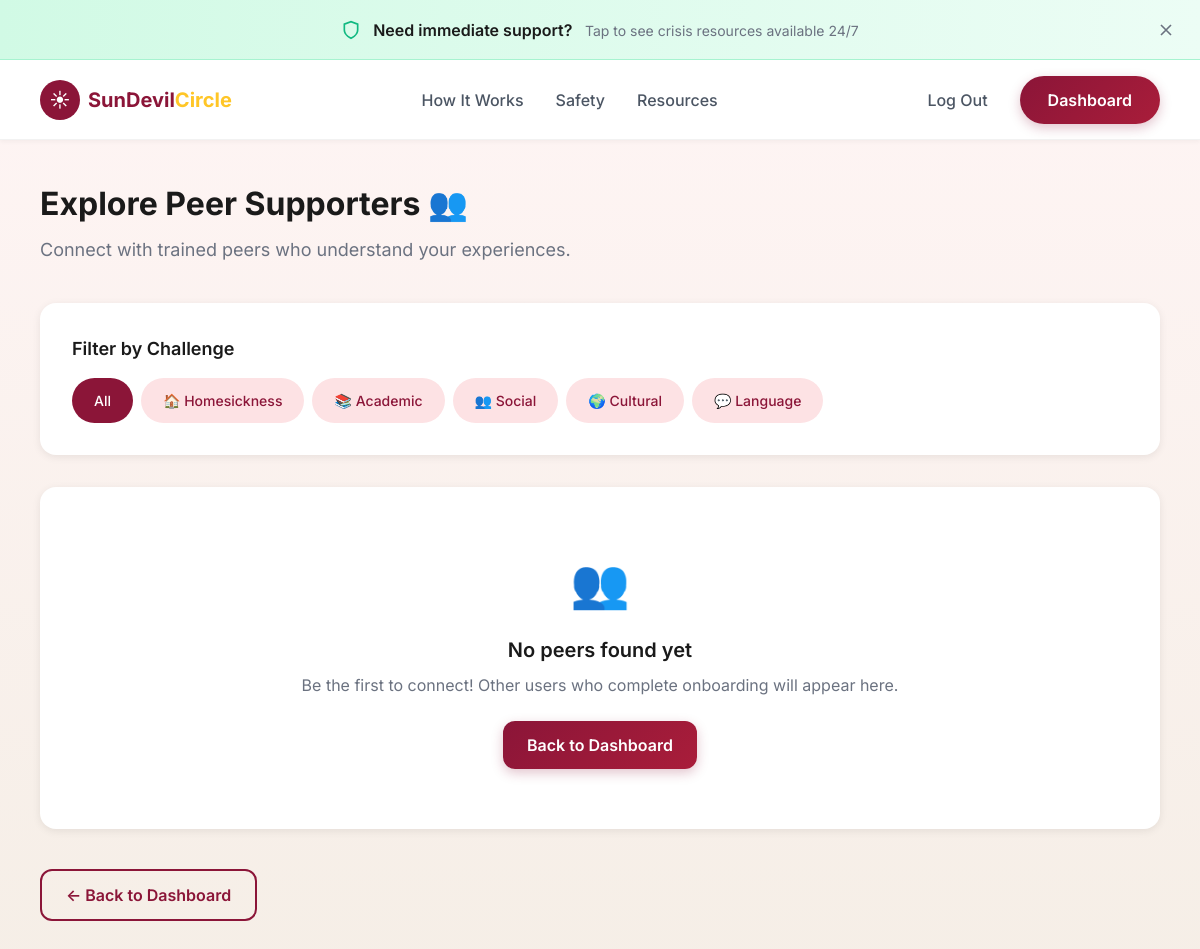
Page /people (signed in) on the earlier database version.
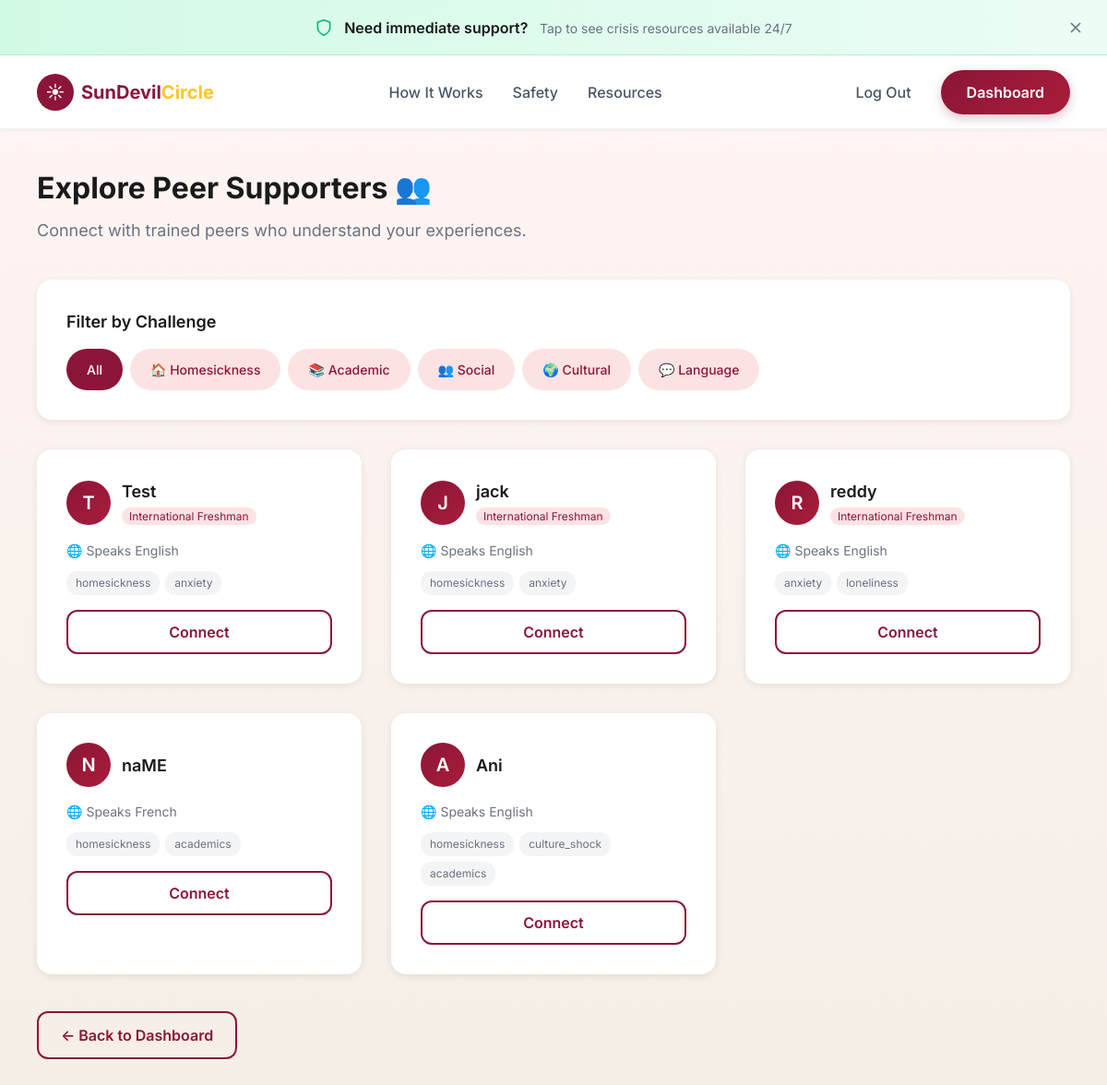
Same page on the later database version.
### tables this page shows
CREATE TABLE profiles (
                user_id INTEGER PRIMARY KEY,
                display_name TEXT,
                is_international_freshman INTEGER DEFAULT 0,
                preferred_language TEXT DEFAULT '',
                primary_challenge TEXT DEFAULT '',
                support_style TEXT DEFAULT 'mixed', support_topics TEXT DEFAULT "", languages TEXT DEFAULT "", cultural_background TEXT DEFAULT "", onboarding_complete INTEGER DEFAULT 0,
                FOREIGN KEY (user_id) REFERENCES users(id)
            );

### app.py (the view, shortened to what this page needs)
@app.route("/people", methods=["GET"])
@login_required
def people():
    if not session.get("display_name"):
        return redirect(url_for("onboarding"))
    user_id = session.get("user_id")
    filter_challenge = request.args.get("filter", "")
    db = get_db()
    all_profiles = db.execute('''
        SELECT p.*, u.username FROM profiles p
        JOIN users u ON p.user_id = u.id
        WHERE p.user_id != ? AND p.display_name IS NOT NULL AND p.display_name != ''
    ''', (user_id,)).fetchall()
    peers = []
    for row in all_profiles:
        challenges = row['primary_challenge'] or ''
        support_topics = row['support_topics'] or ''
        all_challenges = challenges + ',' + support_topics
        peers.append({
            "user_id": row['user_id'],
            "display_name": row['display_name'] or 'Anonymous',
            "is_international_freshman": bool(row['is_international_freshman']),
            "preferred_language": row['preferred_language'] or '',
            "primary_challenge": row['primary_challenge'] or '',
            "support_style": row['support_style'] or 'mixed'
        })
    if user_id:
        similar = get_similar_users(user_id, top_n=10, threshold=0.2)
    incoming_requests = get_pending_requests_for_user(user_id)
    return render_template(
        "people.html",
        peers=peers,
        filter=filter_challenge,
        incoming_requests=incoming_requests,
        username=session.get("username")
    )

### app.py (called while the page is built, shortened)
def get_db():
    db = getattr(g, '_database', None)
    if db is None:
        db = g._database = sqlite3.connect(DATABASE)
        db.row_factory = sqlite3.Row
    return db

@app.teardown_appcontext
def close_connection(exception):
    db = getattr(g, '_database', None)
    if db is not None:
        db.close()

def login_required(f):
    @wraps(f)
    def decorated_function(*args, **kwargs):
        if not session.get("user_id"):
            return redirect(url_for("login"))
        return f(*args, **kwargs)
    return decorated_function

def get_similar_users(user_id, top_n=5, threshold=0.4):
    user_data = user_embeddings.get(user_id)
    if not user_data:
        return []

def get_pending_requests_for_user(user_id):
    return pending_requests.get(user_id, [])

### templates/people.html (shortened to what this page needs)
{% extends "base.html" %}
{% block content %}
<div class="container" style="padding-top: 180px; padding-bottom: 80px;">
    <div style="margin-bottom: 40px;">
        <h1 style="font-size: 32px; font-weight: 700; color: var(--text-primary);">Explore Peer Supporters 👥</h1>
        <p style="color: var(--text-secondary); margin-top: 8px; font-size: 18px;">Connect with trained peers who
            understand your experiences.</p>
    </div>
    <div class="card" style="margin-bottom: 32px;">
        <h3 style="font-size: 18px; font-weight: 600; margin-bottom: 16px;">Filter by Challenge</h3>
        <div style="display: flex; flex-wrap: wrap; gap: 8px;">
            <a href="{{ url_for('people') }}" class="group-tag-btn"
                style="{{ 'background: var(--primary-maroon); color: white;' if not filter else '' }}">All</a>
            <a href="{{ url_for('people', filter='homesickness') }}" class="group-tag-btn"
                style="{{ 'background: var(--primary-maroon); color: white;' if filter == 'homesickness' else '' }}">🏠
                Homesickness</a>
            <a href="{{ url_for('people', filter='academic') }}" class="group-tag-btn"
                style="{{ 'background: var(--primary-maroon); color: white;' if filter == 'academic' else '' }}">📚
                Academic</a>
            <a href="{{ url_for('people', filter='social') }}" class="group-tag-btn"
                style="{{ 'background: var(--primary-maroon); color: white;' if filter == 'social' else '' }}">👥
                Social</a>
            <a href="{{ url_for('people', filter='cultural') }}" class="group-tag-btn"
                style="{{ 'background: var(--primary-maroon); color: white;' if filter == 'cultural' else '' }}">🌍
                Cultural</a>
            <a href="{{ url_for('people', filter='language') }}" class="group-tag-btn"
                style="{{ 'background: var(--primary-maroon); color: white;' if filter == 'language' else '' }}">💬
                Language</a>
        </div>
    </div>
    {% if peers and peers|length > 0 %}
    <div class="steps-grid">
        {% for peer in peers %}
        <div class="step-card">
            <div style="display: flex; align-items: center; gap: 12px; margin-bottom: 16px;">
                <div
                    style="width: 48px; height: 48px; background: linear-gradient(135deg, #8B1538, #A91D3A); border-radius: 50%; display: flex; align-items: center; justify-content: center; color: white; font-size: 20px; font-weight: 600;">
                    {{ peer.display_name[0].upper() if peer.display_name else '?' }}
                </div>
                <div>
                    <h3 style="font-size: 18px; font-weight: 600; color: var(--text-primary);">{{ peer.display_name }}
                    </h3>
                    {% if peer.is_international_freshman %}
                    <span
                        style="font-size: 12px; background: var(--pink-light); color: var(--primary-maroon); padding: 2px 8px; border-radius: 12px;">International
                        Freshman</span>
                    {% endif %}
                </div>
            </div>
            {% if peer.preferred_language %}
            <p style="font-size: 14px; color: var(--text-secondary); margin-bottom: 8px;">
                🌐 Speaks {{ peer.preferred_language }}
            </p>
            {% endif %}
            {% if peer.primary_challenge %}
            <div style="display: flex; flex-wrap: wrap; gap: 6px; margin-top: 12px;">
                {% for challenge in peer.primary_challenge.split(',')[:3] %}
                {% if challenge.strip() %}
                <span
                    style="font-size: 12px; background: #F3F4F6; color: var(--text-secondary); padding: 4px 10px; border-radius: 12px;">
                    {{ challenge.strip() }}
                </span>
                {% endif %}
                {% endfor %}
            </div>
            {% endif %}
            <button onclick="connectWithPeer('{{ peer.user_id }}', '{{ peer.display_name }}')" class="btn btn-outline"
                style="width: 100%; margin-top: 16px;">
                Connect
            </button>
        </div>
        {% endfor %}
    </div>
    {% else %}
    <div class="card text-center" style="padding: 60px 20px;">
        <p style="font-size: 48px; margin-bottom: 16px;">👥</p>
        <h3 style="font-size: 20px; font-weight: 600; margin-bottom: 8px;">No peers found yet</h3>
        <p style="color: var(--text-secondary); margin-bottom: 24px;">Be the first to connect! Other users who complete
            onboarding will appear here.</p>
        <a href="{{ url_for('decision') }}" class="btn btn-maroon">Back to Dashboard</a>
    </div>
    {% endif %}
    <div style="margin-top: 40px;">
        <a href="{{ url_for('decision') }}" class="btn btn-outline">← Back to Dashboard</a>
    </div>
</div>
{% endblock %}

### templates/base.html (shortened to what this page needs)
<!DOCTYPE html>
<html lang="en">
<head>
    <link rel="stylesheet" href="{{ url_for('static', filename='style.css') }}">
</head>
<body>
    <div class="crisis-banner" id="crisisBanner">
        <div class="crisis-banner-content" onclick="toggleCrisisPanel()">
            <svg class="crisis-banner-icon" viewBox="0 0 24 24" fill="none" stroke="currentColor" stroke-width="2">
                <path d="M12 22s8-4 8-10V5l-8-3-8 3v7c0 6 8 10 8 10z" />
            </svg>
            <div class="crisis-banner-text">
                <strong>Need immediate support?</strong>
                <span>Tap to see crisis resources available 24/7</span>
            </div>
        </div>
        <svg class="crisis-banner-close" onclick="closeCrisisBanner(event)" viewBox="0 0 24 24" fill="none"
            stroke="currentColor" stroke-width="2">
            <path d="M18 6L6 18M6 6l12 12" />
        </svg>
    </div>
    <nav class="navbar" id="navbar">
        <div class="navbar-container">
            <a href="{{ url_for('index') }}" class="logo">
                <div class="logo-icon">☀</div>
                <div class="logo-text">
                    <span class="sun">SunDevil</span><span class="circle">Circle</span>
                </div>
            </a>
            <div class="nav-links">
                <a href="#how-it-works">How It Works</a>
                <a href="#safety">Safety</a>
                <a href="{{ url_for('resources') if session.get('user_id') else '#' }}">Resources</a>
            </div>
            <div class="nav-actions">
                {% if session.get('user_id') %}
                <a href="{{ url_for('logout') }}" class="btn-signin">Log Out</a>
                <a href="{{ url_for('decision') }}" class="btn-primary">Dashboard</a>
                {% else %}
                <a href="{{ url_for('login') }}" class="btn-signin">Sign In</a>
                <a href="{{ url_for('signup') }}" class="btn-primary">Get Started</a>
                {% endif %}
            </div>
        </div>
    </nav>
    <main>
        {% block content %}{% endblock %}
    </main>
</body>
</html>

Differences in the rows shown:
added profiles: display_name "T", display_name "Test", is_international_freshman "International Freshman", preferred_language "English", strip "homesickness" "anxiety"
added profiles: display_name "J", display_name "jack", is_international_freshman "International Freshman", preferred_language "English", strip "homesickness" "anxiety"
added profiles: display_name "R", display_name "reddy", is_international_freshman "International Freshman", preferred_language "English", strip "anxiety" "loneliness"
added profiles: display_name "N", display_name "naME", preferred_language "French", strip "homesickness" "academics"
added profiles: display_name "A", display_name "Ani", preferred_language "English", strip "homesickness" "culture_shock" "academics"
Other differences:
text no longer shown: "👥 No peers found yet Be the first to connect! Other users who complete onboarding will appear here. Back to Dashboard"
